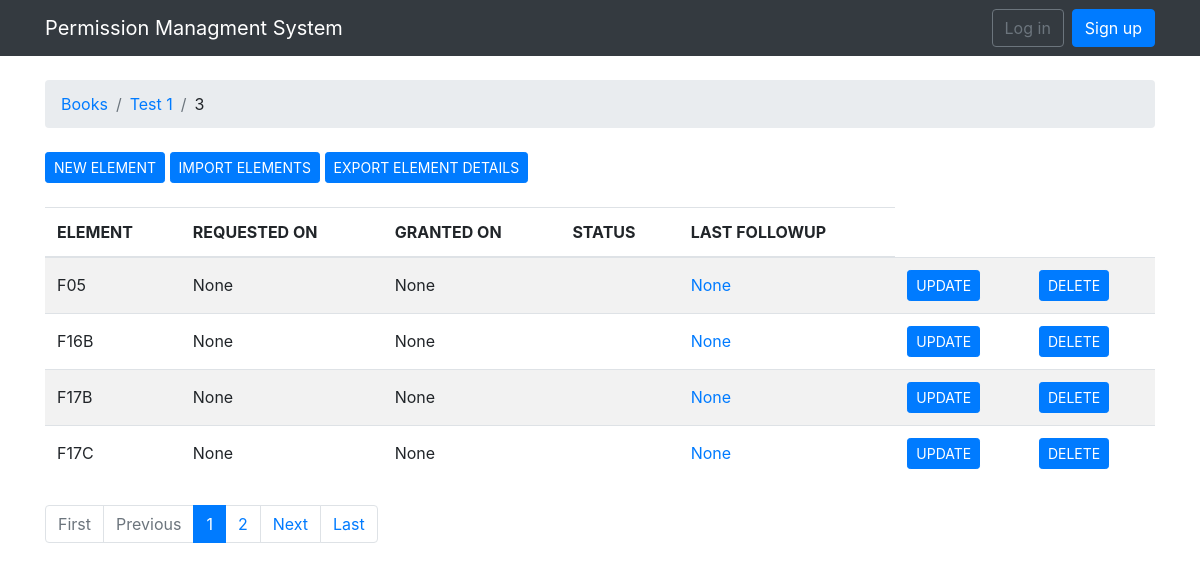
The page /books/21/660/ on the database its author committed.
### permissions/models.py (models this page shows, shortened)
class Unit(models.Model):
    book = models.ForeignKey(Book, null=True, related_name='units', on_delete=models.CASCADE)
    chapter_number = models.CharField(max_length=30)
    chapter_title = models.CharField(max_length=100, null=True, blank=True)
    active = models.BooleanField()

class Book(models.Model):
    publisher = models.ForeignKey(Publisher, null=True, blank=True, related_name='+', on_delete=models.CASCADE)
    title = models.CharField(max_length=100, blank=True)
    isbn = models.CharField(max_length=13, unique=True, validators=[MinLengthValidator(13)])
    edition = models.CharField(max_length=10, blank=True)
    active = models.BooleanField(default=True)
    created_at = models.DateTimeField(auto_now_add=True, null=True)

class Element(models.Model):
    unit = models.ForeignKey(Unit, null=True, related_name='elements', on_delete=models.CASCADE)
    element_number = models.CharField(max_length=30)
    caption = models.TextField(max_length=300, null=True, blank=True)
    source = models.CharField(max_length=200, null=True, blank=True)
    credit_line = models.TextField(max_length=300, null=True, blank=True)
    source_link = models.CharField(max_length=150, null=True, blank=True)
    title = models.CharField(max_length=200, null=True, blank=True)
    rh_email = models.EmailField(null=True)
    alt_email = models.EmailField(null=True, blank=True)
    rh_address = models.TextField(max_length=300, null=True, blank=True)
    phone = models.CharField(max_length=20, null=True, blank=True)
    fax = models.CharField(max_length=20, null=True, blank=True)
    insert_1 = models.CharField(max_length=200, null=True, blank=True)
    jbl_rh_name = models.CharField(max_length=75, null=True, blank=True)
    file_location = models.CharField(max_length=200, null=True, blank=True)
    file_name = models.CharField(max_length=80, null=True, blank=True)
    requested_on = models.DateField(null=True, blank=True)
    granted_on = models.DateTimeField(null=True, blank=True)
    permission_status = models.BooleanField(default=True)
    denied_on = models.DateTimeField(null=True, blank=True)
    created_at = models.DateField(auto_now_add=True)
    updated_at = models.DateField(null=True, blank=True)
    created_by = models.ForeignKey(User, null=True, blank=True, related_name='+', on_delete=models.CASCADE)
    updated_by = models.ForeignKey(User, null=True, blank=True, related_name='+', on_delete=models.CASCADE)
    active = models.BooleanField(default=True)
    def get_last_followup(self):
        return FollowUp.objects.filter(element=self).order_by('followedup_at').last()

### permissions/views.py (the view)
# urls.py: url(r'^books/(?P<pk>\d+)/(?P<pk1>\d+)/$', views.ElementsListView.as_view(), name='unit_elements'),
class ElementsListView(ListView):
    model = Element
    context_object_name = 'elements'
    paginate_by = 4
    template_name = 'elements.html'
    def get_context_data(self, **kwargs):
        kwargs['unit'] = self.unit
        return super().get_context_data(**kwargs)
    def get_queryset(self):
        self.unit = get_object_or_404(Unit, book__pk=self.kwargs.get('pk'), pk=self.kwargs.get('pk1'))
        queryset = self.unit.elements.order_by('element_number')
        return queryset

### templates/elements.html (shortened to what this page needs)
{% extends 'base.html' %}
{% load humanize %}
{% block breadcrumb %}
  <li class="breadcrumb-item"><a href="{% url 'home'%}">Books</a></li>
  <li class="breadcrumb-item"><a href="{% url 'book_units' unit.book.pk%}">{{unit.book.title}}</a></li>
  <li class="breadcrumb-item" active>{{ unit.chapter_number }}</li>
{% endblock %}
{% block content %}
<div class="mb-4">
    <a href="{% url 'new_element' unit.book.pk unit.pk%}" class="btn btn-primary btn-sm">NEW ELEMENT</a>
    <a href="{% url 'import_elements' unit.book.pk unit.pk%}" class="btn btn-primary btn-sm">IMPORT ELEMENTS</a>
    <a href="{% url 'export_elements' unit.book.pk unit.pk%}" class="btn btn-primary btn-sm">EXPORT ELEMENT DETAILS</a>
</div>
<table class="table table-striped mb-4">
  <thead class="thead-inverse">
    <tr>
      <th>ELEMENT</th>
      <th>REQUESTED ON</th>
      <th>GRANTED ON</th>
      <th>STATUS</th>
      <th>LAST FOLLOWUP</th>
    </tr>
  </thead>
  <tbody>
    {% for element in elements %}
      <tr>
        <td class="align-middle">{{ element.element_number }}</td>
        <td class="align-middle">{{ element.requested_on }}</td>
        <td class="align-middle">{{ element.granted_on }}</td>
        <td class="align-middle">{{ element.status }}</td>
        <td class="align-middle"><a href="{% url 'element_followups' unit.book.pk unit.pk element.pk%}">{{ element.get_last_followup|naturalday }}</a></td>
        <td class="align-middle"><a href="{% url 'edit_element' unit.book.pk unit.pk element.pk%}" class="btn btn-primary btn-sm" role="button">UPDATE</a></td>
        <td class="align-middle"><a href="{% url 'delete_element' unit.book.pk unit.pk element.pk%}" class="btn btn-primary btn-sm" role="button">DELETE</a></td>
      </tr>
    {% endfor %}
  </tbody>
</table>
{% include 'includes/pagination.html' %}
{% endblock %}

### rows shown on the page
Unit: book "Test 1", chapter_number "3"
Element: element_number "F05", requested_on "None", granted_on "None", get_last_followup "None"
Element: element_number "F16B", requested_on "None", granted_on "None", get_last_followup "None"
Element: element_number "F17B", requested_on "None", granted_on "None", get_last_followup "None"
Element: element_number "F17C", requested_on "None", granted_on "None", get_last_followup "None"

### other values the page prints
{{ page_num }} "1"
{{ page_num }} "2"
